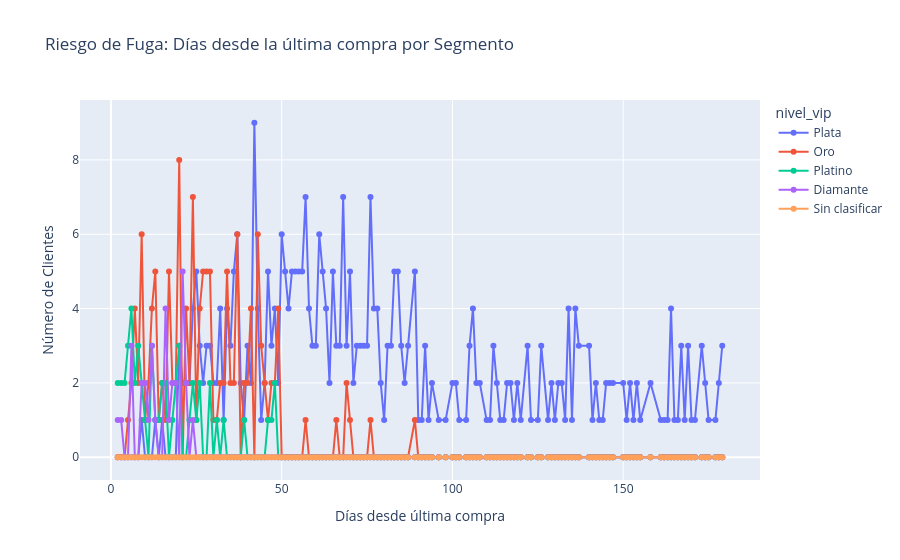

The cell this chart's notebook holds for it:
### Markdown cell above
## 46. Gráfico de Líneas. Fuga de CLientes / Riesgo

Analizamos la fidelidad de los compradores, en este gráfico ralacionamos recencia con antigüedad.

### Code cell
# Agrupamos por recencia para ver cuántos clientes hay en cada "día desde la última compra"
df_recencia = df_modelo.groupby(['recencia_dias', 'nivel_vip']).size().reset_index(name='cantidad_clientes')

fig_line = px.line(df_recencia, 
                   x='recencia_dias', 
                   y='cantidad_clientes', 
                   color='nivel_vip',
                   markers=True,
                   title='Riesgo de Fuga: Días desde la última compra por Segmento',
                   labels={'recencia_dias': 'Días desde última compra', 'cantidad_clientes': 'Número de Clientes'})

fig_line.show()

### Figure 1 — Plotly figure (JSON) as saved in the notebook; plotly's stock layout.template omitted (floating-point values rounded to 4 significant figures; data arrays with more than 128 entries replaced by an {"elided": "..."} marker saying what was removed)
{"data": [{"hovertemplate": "nivel_vip=Plata<br>Días desde última compra=%{x}<br>Número de Clientes=%{y}<extra></extra>", "legendgroup": "Plata", "line": {"color": "#636efa", "dash": "solid"}, "marker": {"symbol": "circle"}, "mode": "lines+markers", "name": "Plata", "orientation": "v", "showlegend": true, "type": "scatter", "x": {"elided": "159 int values"}, "xaxis": "x", "y": {"elided": "159 int values"}, "yaxis": "y"}, {"hovertemplate": "nivel_vip=Oro<br>Días desde última compra=%{x}<br>Número de Clientes=%{y}<extra></extra>", "legendgroup": "Oro", "line": {"color": "#EF553B", "dash": "solid"}, "marker": {"symbol": "circle"}, "mode": "lines+markers", "name": "Oro", "orientation": "v", "showlegend": true, "type": "scatter", "x": {"elided": "159 int values"}, "xaxis": "x", "y": {"elided": "159 int values"}, "yaxis": "y"}, {"hovertemplate": "nivel_vip=Platino<br>Días desde última compra=%{x}<br>Número de Clientes=%{y}<extra></extra>", "legendgroup": "Platino", "line": {"color": "#00cc96", "dash": "solid"}, "marker": {"symbol": "circle"}, "mode": "lines+markers", "name": "Platino", "orientation": "v", "showlegend": true, "type": "scatter", "x": {"elided": "159 int values"}, "xaxis": "x", "y": {"elided": "159 int values"}, "yaxis": "y"}, {"hovertemplate": "nivel_vip=Diamante<br>Días desde última compra=%{x}<br>Número de Clientes=%{y}<extra></extra>", "legendgroup": "Diamante", "line": {"color": "#ab63fa", "dash": "solid"}, "marker": {"symbol": "circle"}, "mode": "lines+markers", "name": "Diamante", "orientation": "v", "showlegend": true, "type": "scatter", "x": {"elided": "159 int values"}, "xaxis": "x", "y": {"elided": "159 int values"}, "yaxis": "y"}, {"hovertemplate": "nivel_vip=Sin clasificar<br>Días desde última compra=%{x}<br>Número de Clientes=%{y}<extra></extra>", "legendgroup": "Sin clasificar", "line": {"color": "#FFA15A", "dash": "solid"}, "marker": {"symbol": "circle"}, "mode": "lines+markers", "name": "Sin clasificar", "orientation": "v", "showlegend": true, "type": "scatter", "x": {"elided": "159 int values"}, "xaxis": "x", "y": {"elided": "159 int values"}, "yaxis": "y"}], "layout": {"legend": {"title": {"text": "nivel_vip"}, "tracegroupgap": 0}, "title": {"text": "Riesgo de Fuga: Días desde la última compra por Segmento"}, "xaxis": {"anchor": "y", "domain": [0, 1], "title": {"text": "Días desde última compra"}}, "yaxis": {"anchor": "x", "domain": [0, 1], "title": {"text": "Número de Clientes"}}}}
